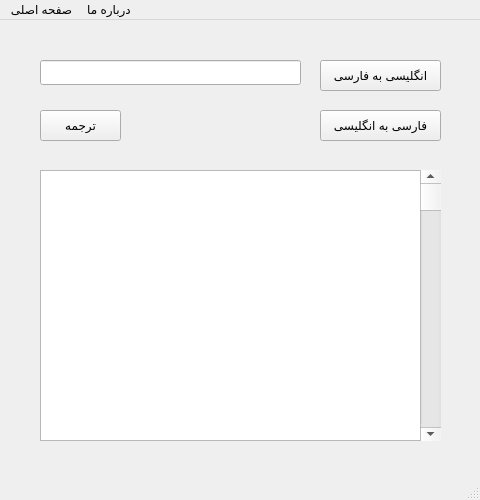
<?xml version="1.0" encoding="UTF-8"?>
<ui version="4.0">
 <class>MainWindow</class>
 <widget class="QMainWindow" name="MainWindow">
  <property name="geometry">
   <rect>
    <x>0</x>
    <y>0</y>
    <width>480</width>
    <height>500</height>
   </rect>
  </property>
  <property name="minimumSize">
   <size>
    <width>480</width>
    <height>500</height>
   </size>
  </property>
  <property name="maximumSize">
   <size>
    <width>480</width>
    <height>500</height>
   </size>
  </property>
  <property name="sizeIncrement">
   <size>
    <width>480</width>
    <height>500</height>
   </size>
  </property>
  <property name="baseSize">
   <size>
    <width>480</width>
    <height>500</height>
   </size>
  </property>
  <property name="windowTitle">
   <string>Dictionary</string>
  </property>
  <widget class="QWidget" name="centralwidget">
   <widget class="QLineEdit" name="lineEdit">
    <property name="geometry">
     <rect>
      <x>40</x>
      <y>40</y>
      <width>261</width>
      <height>25</height>
     </rect>
    </property>
   </widget>
   <widget class="QPushButton" name="pushButton">
    <property name="geometry">
     <rect>
      <x>40</x>
      <y>90</y>
      <width>81</width>
      <height>31</height>
     </rect>
    </property>
    <property name="text">
     <string>ترجمه</string>
    </property>
   </widget>
   <widget class="QPushButton" name="pushButton_2">
    <property name="geometry">
     <rect>
      <x>320</x>
      <y>40</y>
      <width>121</width>
      <height>31</height>
     </rect>
    </property>
    <property name="text">
     <string>انگلیسی به فارسی</string>
    </property>
   </widget>
   <widget class="QPushButton" name="pushButton_3">
    <property name="geometry">
     <rect>
      <x>320</x>
      <y>90</y>
      <width>121</width>
      <height>31</height>
     </rect>
    </property>
    <property name="text">
     <string>فارسی به انگلیسی</string>
    </property>
   </widget>
   <widget class="QTextBrowser" name="textBrowser">
    <property name="geometry">
     <rect>
      <x>40</x>
      <y>150</y>
      <width>401</width>
      <height>271</height>
     </rect>
    </property>
   </widget>
   <widget class="QScrollBar" name="verticalScrollBar">
    <property name="geometry">
     <rect>
      <x>420</x>
      <y>150</y>
      <width>21</width>
      <height>271</height>
     </rect>
    </property>
    <property name="orientation">
     <enum>Qt::Vertical</enum>
    </property>
   </widget>
  </widget>
  <widget class="QMenuBar" name="menubar">
   <property name="geometry">
    <rect>
     <x>0</x>
     <y>0</y>
     <width>480</width>
     <height>23</height>
    </rect>
   </property>
   <widget class="QMenu" name="menu">
    <property name="title">
     <string>صفحه اصلی</string>
    </property>
   </widget>
   <widget class="QMenu" name="menu_2">
    <property name="title">
     <string>درباره ما</string>
    </property>
   </widget>
   <addaction name="menu"/>
   <addaction name="menu_2"/>
  </widget>
  <widget class="QStatusBar" name="statusbar"/>
 </widget>
 <resources/>
 <connections>
  <connection>
   <sender>pushButton_2</sender>
   <signal>clicked()</signal>
   <receiver>lineEdit</receiver>
   <slot>update()</slot>
   <hints>
    <hint type="sourcelabel">
     <x>383</x>
     <y>88</y>
    </hint>
    <hint type="destinationlabel">
     <x>239</x>
     <y>77</y>
    </hint>
   </hints>
  </connection>
  <connection>
   <sender>pushButton_3</sender>
   <signal>clicked()</signal>
   <receiver>lineEdit</receiver>
   <slot>update()</slot>
   <hints>
    <hint type="sourcelabel">
     <x>368</x>
     <y>136</y>
    </hint>
    <hint type="destinationlabel">
     <x>198</x>
     <y>80</y>
    </hint>
   </hints>
  </connection>
  <connection>
   <sender>pushButton</sender>
   <signal>clicked()</signal>
   <receiver>textBrowser</receiver>
   <slot>update()</slot>
   <hints>
    <hint type="sourcelabel">
     <x>105</x>
     <y>139</y>
    </hint>
    <hint type="destinationlabel">
     <x>214</x>
     <y>369</y>
    </hint>
   </hints>
  </connection>
 </connections>
</ui>
